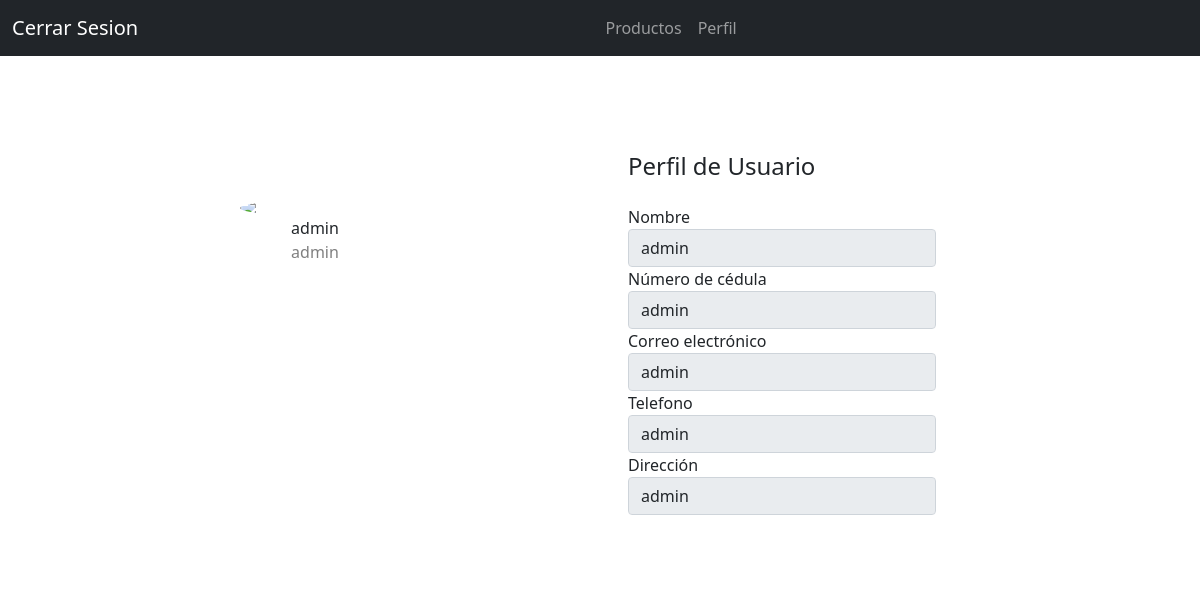
The page /perfil/1 on the database its author committed.
### index.py (models this page shows)
class Usuario(db.Model):
    id = db.Column(db.Integer, primary_key=True)
    nombre = db.Column(db.String(80))
    cedula = db.Column(db.String(80), unique=True)
    correo = db.Column(db.String(120))
    contrasena = db.Column(db.String(80))
    tarjeta = db.Column(db.String(80))
    codigo = db.Column(db.String(80))
    fecha = db.Column(db.String(80))
    direccion = db.Column(db.String(200))
    telefono = db.Column(db.String(80))

### index.py (the view)
@app.route('/perfil/<idu>', methods=['POST', 'GET'])
def perfil(idu):
    usuario = Usuario.query.filter_by(id=idu).first()
    if request.method == 'POST':
        return render_template('perfil.html', usuario=usuario)
    else:
        return render_template('perfil.html', usuario=usuario)

### templates/perfil.html (shortened to what this page needs)
<!DOCTYPE html>
<html lang="en">
<head>
    <link rel="stylesheet" href="https://cdn.jsdelivr.net/npm/bootstrap@5.0.0-alpha1/dist/css/bootstrap.min.css">
    <link href="https://cdn.jsdelivr.net/npm/bootstrap@5.1.3/dist/css/bootstrap.min.css" rel="stylesheet"
>
</head>
<body>
    <nav class="navbar navbar-expand-md navbar-dark bg-dark">
        <div class="container-fluid">
            <a class="navbar-brand" href="/">Cerrar Sesion</a>
            <div class="collapse navbar-collapse" id="navbarNav">
                <ul class="navbar-nav mx-auto">
                    <li class="nav-item">
                        <a class="nav-link" href="{{ url_for('productos', idu=usuario.id) }}">Productos</a>
                    </li>
                    <li class="nav-item">
                        <a class="nav-link" href="">Perfil</a>
                    </li>
                </ul>
            </div>
        </div>
    </nav>
    <div class="container rounded bg-white mt-5 mb-5">
        <div class="row">
            <div class="col-md-6">
                <div class="d-flex flex-column align-items-center text-center py-5">
                    <img class="rounded-circle mt-5" width="150px"
                    src="https://st3.depositphotos.com/15648834/17930/v/600/depositphotos_179308454-stock-illustration-unknown-person-silhouette-glasses-profile.jpg">
                    <span class="font-weight-bold">{{usuario.nombre}}</span><span class="text-black-50">{{usuario.correo}}</span></div>
            </div>
            <div class="col-md-5">
                <div class="p-3 py-5">
                    <div class="d-flex align-items-center mb-3">
                        <h4 class="text-center">Perfil de Usuario</h4>
                    </div>
                    <div class="row mt-3">
                        <div class="col-md-9"><label class="labels">Nombre</label><input class="form-control" value="{{usuario.nombre}}" readonly="readonly"></div>
                        <div class="col-md-9"><label class="labels">Número de cédula</label><input type="text" class="form-control" value="{{usuario.cedula}}" readonly="readonly"></div>
                        <div class="col-md-9"><label class="labels">Correo electrónico</label><input type="text" class="form-control" value="{{usuario.correo}}" readonly="readonly"></div>
                        <div class="col-md-9"><label class="labels">Telefono</label><input type="text" class="form-control" value="{{usuario.telefono}}" readonly="readonly"></div>
                        <div class="col-md-9"><label class="labels">Dirección</label><input type="text" class="form-control" value="{{usuario.direccion}}" readonly="readonly"></div>
                    </div>
                </div>
            </div>
        </div>
    </div>
</body>
</html>

### rows shown on the page
Usuario: nombre "admin", correo "admin", cedula "admin", telefono "admin", direccion "admin"
